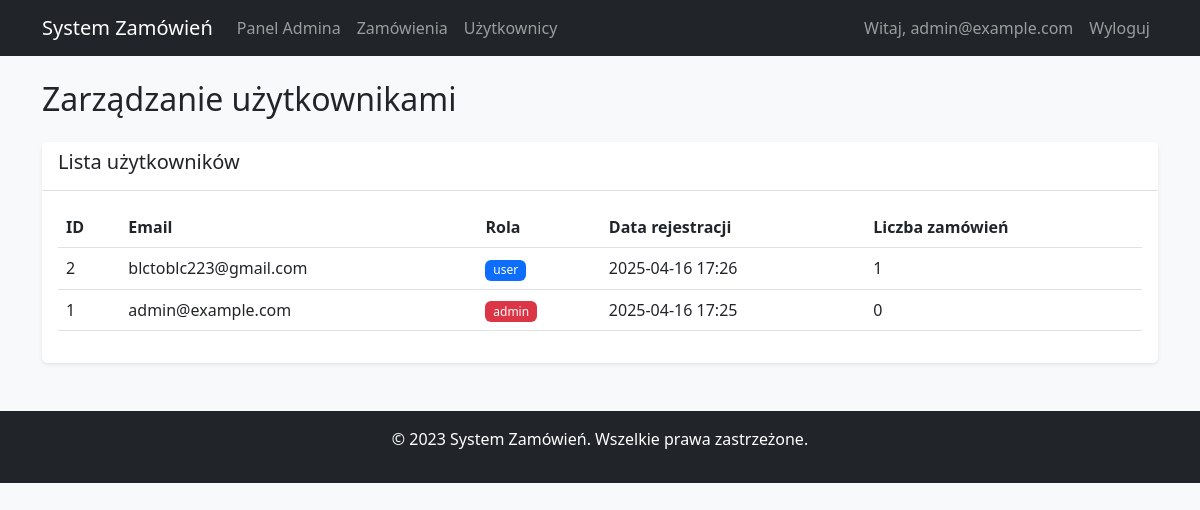
The app's page /admin/users (signed in) with its own data.
### app.py (models this page shows)
class User(db.Model):
    id = db.Column(db.Integer, primary_key=True)
    email = db.Column(db.String(100), unique=True, nullable=False)
    password = db.Column(db.String(200), nullable=False)
    role = db.Column(db.String(20), default='user')
    created_at = db.Column(db.DateTime, default=datetime.utcnow)
    orders = db.relationship('Order', backref='user', lazy=True)

### app.py (the view)
@app.route('/admin/users')
@login_required
@admin_required
def admin_users():
    users = User.query.order_by(User.created_at.desc()).all()
    return render_template('admin/users.html', users=users)

### app.py (called while the page is built)
def login_required(f):
    @wraps(f)
    def decorated_function(*args, **kwargs):
        if 'user_id' not in session:
            return redirect(url_for('login'))
        return f(*args, **kwargs)
    return decorated_function

def admin_required(f):
    @wraps(f)
    def decorated_function(*args, **kwargs):
        if 'user_id' not in session or session.get('role') != 'admin':
            flash('Dostęp tylko dla administratorów', 'danger')
            return redirect(url_for('user_dashboard'))
        return f(*args, **kwargs)
    return decorated_function

### templates/admin/users.html (shortened to what this page needs)
{% extends "base.html" %}
{% block content %}
<div class="row">
    <div class="col-md-12">
        <h2>Zarządzanie użytkownikami</h2>
        <div class="card mt-4">
            <div class="card-header">
                <h5>Lista użytkowników</h5>
            </div>
            <div class="card-body">
                {% if users %}
                    <div class="table-responsive">
                        <table class="table table-hover">
                            <thead>
                                <tr>
                                    <th>ID</th>
                                    <th>Email</th>
                                    <th>Rola</th>
                                    <th>Data rejestracji</th>
                                    <th>Liczba zamówień</th>
                                </tr>
                            </thead>
                            <tbody>
                                {% for user in users %}
                                <tr>
                                    <td>{{ user.id }}</td>
                                    <td>{{ user.email }}</td>
                                    <td>
                                        <span class="badge bg-{{ 'danger' if user.role == 'admin' else 'primary' }}">
                                            {{ user.role }}
                                        </span>
                                    </td>
                                    <td>{{ user.created_at.strftime('%Y-%m-%d %H:%M') }}</td>
                                    <td>{{ user.orders|length }}</td>
                                </tr>
                                {% endfor %}
                            </tbody>
                        </table>
                    </div>
                {% else %}
                    <p>Brak użytkowników w systemie.</p>
                {% endif %}
            </div>
        </div>
    </div>
</div>
{% endblock %}

### templates/base.html (shortened to what this page needs)
<!DOCTYPE html>
<html lang="pl">
<head>
    <link href="https://cdn.jsdelivr.net/npm/bootstrap@5.3.0/dist/css/bootstrap.min.css" rel="stylesheet">
    <link rel="stylesheet" href="{{ url_for('static', filename='css/style.css') }}">
</head>
<body>
    <nav class="navbar navbar-expand-lg navbar-dark bg-dark">
        <div class="container">
            <a class="navbar-brand" href="{{ url_for('home') }}">System Zamówień</a>
            <div class="collapse navbar-collapse" id="navbarNav">
                <ul class="navbar-nav me-auto">
                    {% if 'user_id' in session %}
                        {% if session['role'] == 'admin' %}
                            <li class="nav-item">
                                <a class="nav-link" href="{{ url_for('admin_dashboard') }}">Panel Admina</a>
                            </li>
                            <li class="nav-item">
                                <a class="nav-link" href="{{ url_for('admin_orders') }}">Zamówienia</a>
                            </li>
                            <li class="nav-item">
                                <a class="nav-link" href="{{ url_for('admin_users') }}">Użytkownicy</a>
                            </li>
                        {% endif %}
                    {% endif %}
                </ul>
                <ul class="navbar-nav">
                    {% if 'user_id' in session %}
                        <li class="nav-item">
                            <span class="nav-link">Witaj, {{ session['email'] }}</span>
                        </li>
                        <li class="nav-item">
                            <a class="nav-link" href="{{ url_for('logout') }}">Wyloguj</a>
                        </li>
                    {% endif %}
                </ul>
            </div>
        </div>
    </nav>
    <div class="container mt-4">
        {% block content %}{% endblock %}
    </div>
    <footer class="bg-dark text-white mt-5 py-3">
        <div class="container text-center">
            <p>&copy; 2023 System Zamówień. Wszelkie prawa zastrzeżone.</p>
        </div>
    </footer>
</body>
</html>

### static/css/style.css (style rules this page uses)
body { background-color: #f8f9fa; min-height: 100vh; display: flex; flex-direction: column; }
footer { margin-top: auto; }
.card { box-shadow: 0 0.125rem 0.25rem rgba(0, 0, 0, 0.075); border: none; }
.card-header { background-color: #fff; border-bottom: 1px solid rgba(0, 0, 0, 0.125); }
.table-responsive { overflow-x: auto; }
.badge { font-weight: 500; }
.fade-in { animation: fadeIn 0.3s ease-in; }

### records on screen
User: email "admin@example.com", id "1", role "admin", created_at "2025-04-16 17:25", orders|length "0"
User: id "2", email "blctoblc223@gmail.com", role "user", created_at "2025-04-16 17:26", orders|length "1"
